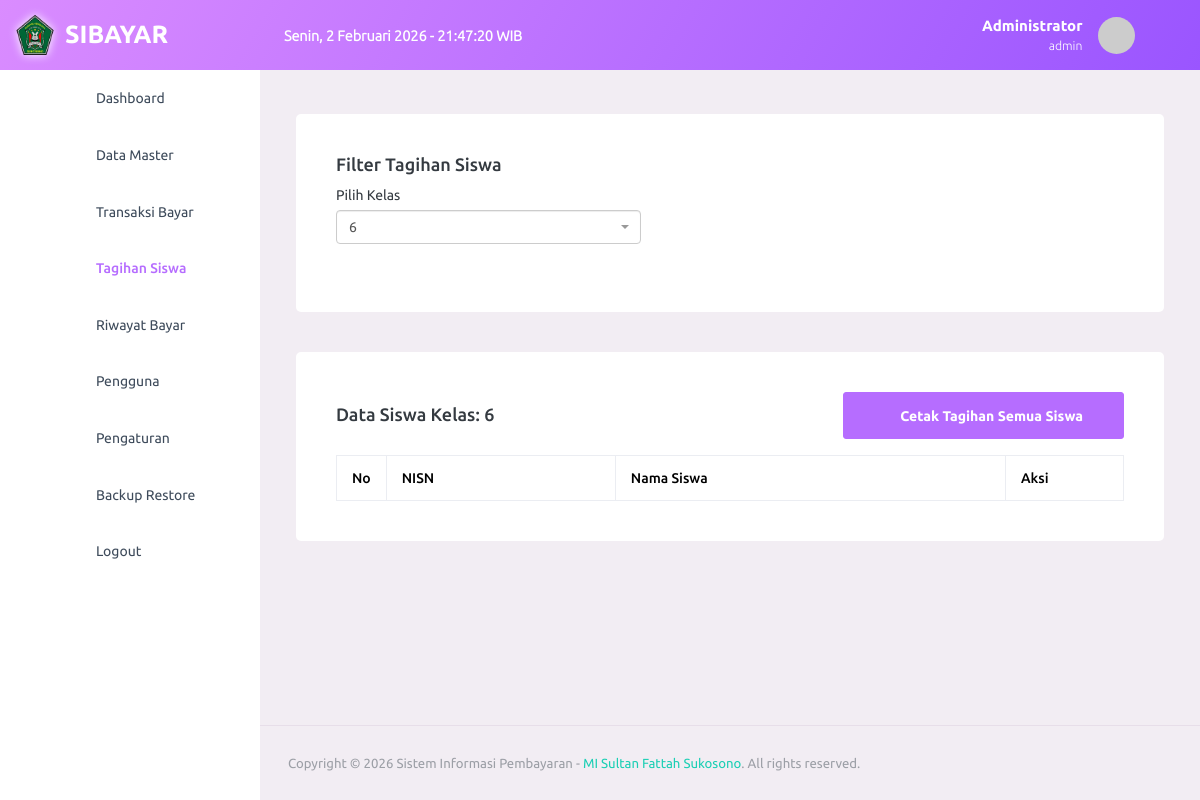
The app's page /tagihan/tagihan.php?id_kelas=6 (signed in), older data.
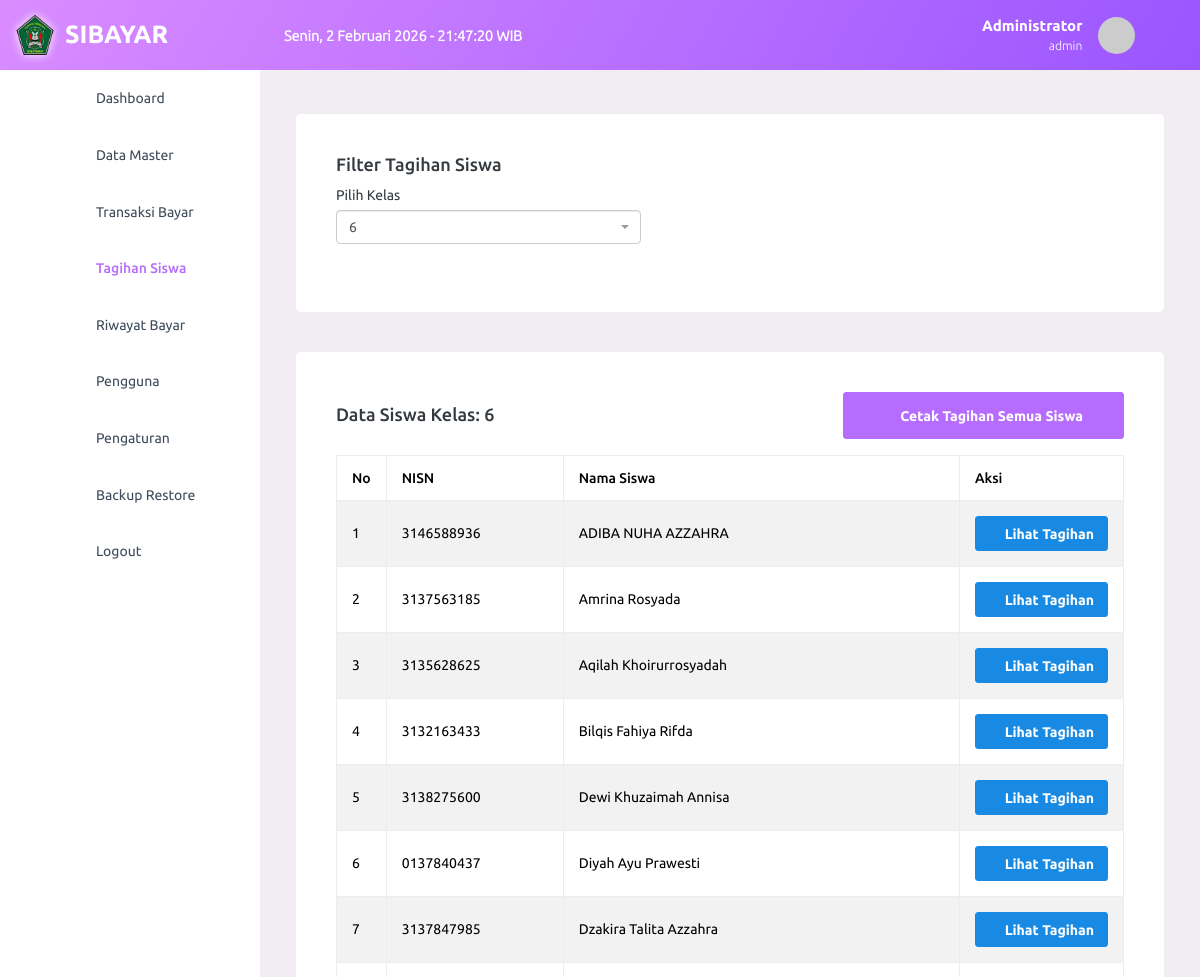
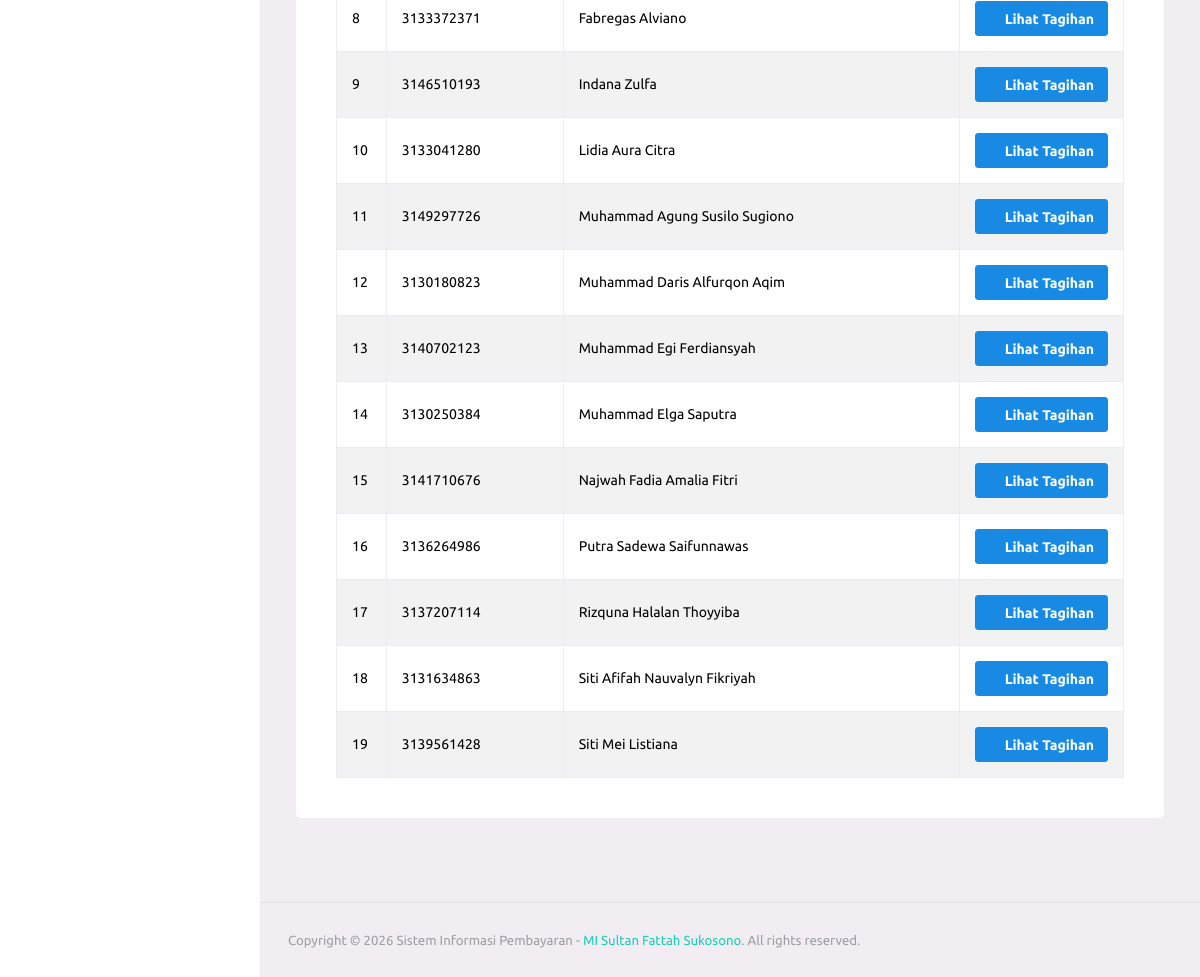
The same page, newer data (2 pictures, top to bottom).
### tables this page shows
CREATE TABLE `siswa` (
  `nisn` varchar(20) NOT NULL,
  `nis` varchar(20) NOT NULL,
  `nama` varchar(100) NOT NULL,
  `id_kelas` int NOT NULL,
  `alamat` text,
  `no_telp` varchar(20) DEFAULT NULL,
  PRIMARY KEY (`nisn`),
  KEY `id_kelas` (`id_kelas`),
  CONSTRAINT `siswa_ibfk_1` FOREIGN KEY (`id_kelas`) REFERENCES `kelas` (`id_kelas`) ON DELETE CASCADE
);

### config/config.php (called while the page is built, shortened)
<?php
$base_url = "http://localhost/spp/";
function base_url($path = "") {
    global $base_url;
    return $base_url . $path;
}
?>

### tagihan/tagihan.php (the view, shortened to what this page needs)
<?php
include '../template/header.php';
include '../template/sidebar.php';
?>
<link rel="stylesheet" href="<?= base_url('assets/vendors/select2/select2.min.css') ?>">
<link rel="stylesheet" href="<?= base_url('assets/vendors/select2-bootstrap-theme/select2-bootstrap.min.css') ?>">
<div class="row">
    <div class="col-lg-12 grid-margin stretch-card">
        <div class="card">
            <div class="card-body">
                <h4 class="card-title">Filter Tagihan Siswa</h4>
                <form action="" method="get">
                    <div class="row">
                        <div class="col-md-5">
                            <div class="form-group">
                                <label>Pilih Kelas</label>
                            </div>
                        </div>
                    </div>
                </form>
            </div>
        </div>
    </div>
</div>
<?php
if (isset($_GET['id_kelas'])) {
    $id_kelas = $_GET['id_kelas'];
    $q_siswa = mysqli_query($koneksi, "SELECT * FROM siswa WHERE id_kelas = '$id_kelas' ORDER BY nama ASC");
    $d_kelas = mysqli_fetch_assoc(mysqli_query($koneksi, "SELECT nama_kelas FROM kelas WHERE id_kelas = '$id_kelas'"));
?>
<div class="row">
    <div class="col-lg-12 grid-margin stretch-card">
        <div class="card">
            <div class="card-body">
                <div class="d-flex justify-content-between align-items-center mb-3">
                    <h4 class="card-title mb-0">Data Siswa Kelas: <?= $d_kelas['nama_kelas'] ?></h4>
                    <a href="cetak_semua.php?id_kelas=<?= $id_kelas ?>" class="btn btn-primary" target="_blank">
                        <i class="mdi mdi-printer"></i> Cetak Tagihan Semua Siswa
                    </a>
                </div>
                <div class="table-responsive">
                    <table class="table table-bordered table-striped">
                        <thead class="bg-primary text-white">
                            <tr>
                                <th width="5%">No</th>
                                <th>NISN</th>
                                <th>Nama Siswa</th>
                                <th width="15%">Aksi</th>
                            </tr>
                        </thead>
                        <tbody>
                            <?php
                            $no = 1;
                            while ($s = mysqli_fetch_assoc($q_siswa)) {
                            ?>
                                <tr>
                                    <td><?= $no++ ?></td>
                                    <td><?= $s['nisn'] ?></td>
                                    <td><?= $s['nama'] ?></td>
                                    <td>
                                        <a href="tagihan_detail.php?nisn=<?= $s['nisn'] ?>&id_kelas=<?= $id_kelas ?>" class="btn btn-info btn-sm">
                                            <i class="mdi mdi-eye"></i> Lihat Tagihan
                                        </a>
                                    </td>
                                </tr>
                            <?php } ?>
                        </tbody>
                    </table>
                </div>
            </div>
        </div>
    </div>
</div>
<?php
}
?>
<?php include '../template/footer.php'; ?>

Row changes from the older to the newer data that the page shows:
added siswa: nisn "3146588936", nama "ADIBA NUHA AZZAHRA"
added siswa: nisn "3137563185", nama "Amrina Rosyada"
added siswa: nisn "3135628625", nama "Aqilah Khoirurrosyadah"
added siswa: nisn "3132163433", nama "Bilqis Fahiya Rifda"
added siswa: nisn "3138275600", nama "Dewi Khuzaimah Annisa"
added siswa: nisn "0137840437", nama "Diyah Ayu Prawesti"
added siswa: nisn "3137847985", nama "Dzakira Talita Azzahra"
added siswa: nisn "3133372371", nama "Fabregas Alviano"
added siswa: nisn "3146510193", nama "Indana Zulfa"
added siswa: nisn "3133041280", nama "Lidia Aura Citra"
added siswa: nisn "3149297726", nama "Muhammad Agung Susilo Sugiono"
added siswa: nisn "3130180823", nama "Muhammad Daris Alfurqon Aqim"
added siswa: nisn "3140702123", nama "Muhammad Egi Ferdiansyah"
added siswa: nisn "3130250384", nama "Muhammad Elga Saputra"
added siswa: nisn "3141710676", nama "Najwah Fadia Amalia Fitri"
added siswa: nisn "3136264986", nama "Putra Sadewa Saifunnawas"
added siswa: nisn "3137207114", nama "Rizquna Halalan Thoyyiba"
added siswa: nisn "3131634863", nama "Siti Afifah Nauvalyn Fikriyah"
added siswa: nisn "3139561428", nama "Siti Mei Listiana"
